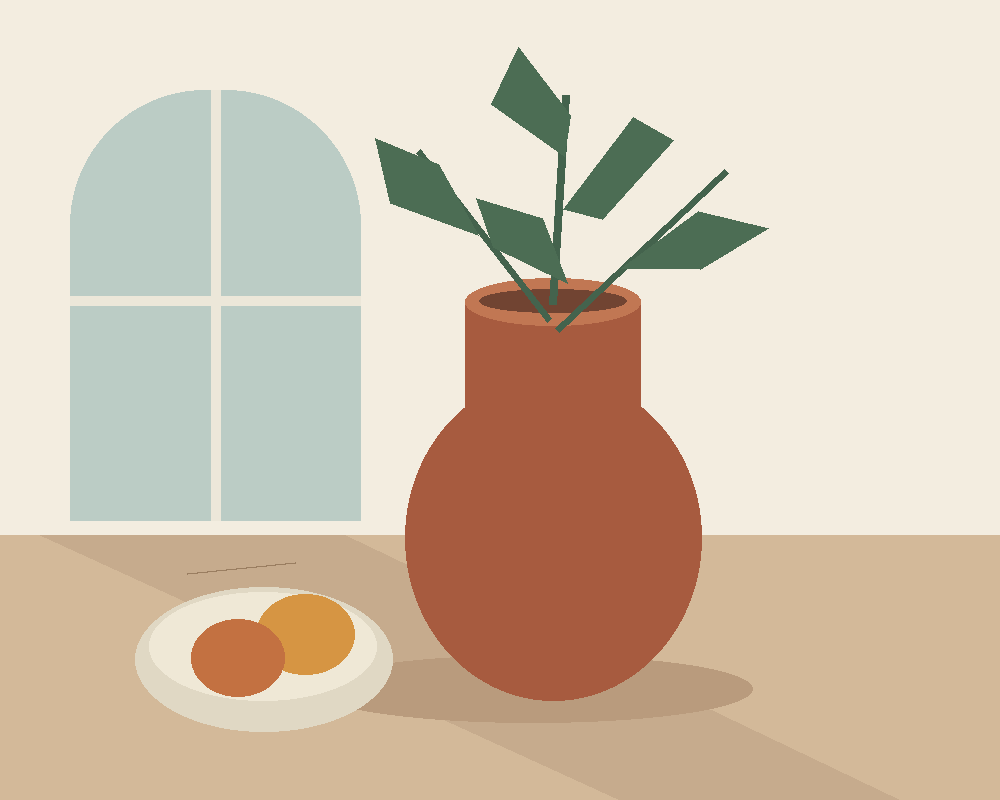
#> input picture assets/still-life.png, 1000 x 800 px
$ python -i lineart_core.py   (imports and definitions only)
#> lines starting #> are read from the running program, lines starting #| are printed output that depends on the picture; after the words box and inside, x2 and y2 are one past the last pixel; in counts of white or black regions, pixels touching at a corner belong together
#> further down, picture is the input picture: PIL image 1000x800 RGB; mean R, G, B 211.3, 195.6, 175.9
"""Deterministic photo-style processing used by the web app."""

from __future__ import annotations

from dataclasses import dataclass
import math
from numbers import Real

import cv2
import numpy as np
from PIL import Image, ImageOps

MAX_INPUT_PIXELS = 12_000_000
MAX_INPUT_SIDE = 16_000
MAX_OUTPUT_SIDE = 1600


def validate_size(size: tuple[int, int]) -> None:
    width, height = size
    if min(width, height) <= 0 or max(width, height) > MAX_INPUT_SIDE or width * height > MAX_INPUT_PIXELS:
        raise ValueError("图片超过限制：最长边16000像素、总像素1200万")


def _unit_parameter(name: str, value: float) -> float:
    if isinstance(value, bool) or not isinstance(value, Real) or not 0 <= value <= 1 or not math.isfinite(value):
        raise ValueError(f"{name}必须是0到1之间的有限数值")
    return float(value)


STYLE_DESCRIPTIONS = {
    "极简保真": "保留原图颜色、构图和主体细节，只做克制的质感增强",
    "简约线条": "减少背景纹理和杂点，保留主体轮廓",
    "铅笔素描": "柔和的灰度笔触和纸面质感",
    "黑白线稿": "清晰、对比明确的黑白轮廓",
    "漫画轮廓": "更粗、更醒目的漫画式边缘",
    "编辑感抽象": "大色块、克制色彩和轻微轮廓叠加",
    "复古胶片": "暖色调、轻颗粒和暗角效果",
    "高对比海报": "适合封面和海报的强对比图形",
}

STYLE_NAMES = tuple(STYLE_DESCRIPTIONS)


@dataclass(frozen=True)
class ProcessingReport:
    style: str
    intensity: float
    detail: float
    original_size: tuple[int, int]
    output_size: tuple[int, int]

    # [10 lines left out: function to_markdown, not called in this run]


def _resize_for_processing(image: Image.Image, max_side: int = 1600) -> Image.Image:
    # Check the header before load/convert; also protect direct Python/Skill callers.
#> called with max_side = 1600
    validate_size(image.size)
    image = ImageOps.exif_transpose(image)
    if image.mode in ("RGBA", "LA") or "transparency" in image.info:
        rgba = image.convert("RGBA")
        image = Image.alpha_composite(Image.new("RGBA", rgba.size, "white"), rgba).convert("RGB")
    else:
        image = image.convert("RGB")
    width, height = image.size
#> width = 1000; height = 800
    scale = min(1.0, max_side / max(width, height))
#> scale = 1
    if scale == 1.0:
        return image
    return image.resize(
        (max(1, int(width * scale)), max(1, int(height * scale))),
        Image.Resampling.LANCZOS,
    )


# [7 lines left out: function prepare_image, not called in this run]


def _rgb_array(image: Image.Image) -> np.ndarray:
    return np.asarray(image.convert("RGB"))


def _to_gray(rgb: np.ndarray) -> np.ndarray:
    return cv2.cvtColor(rgb, cv2.COLOR_RGB2GRAY)
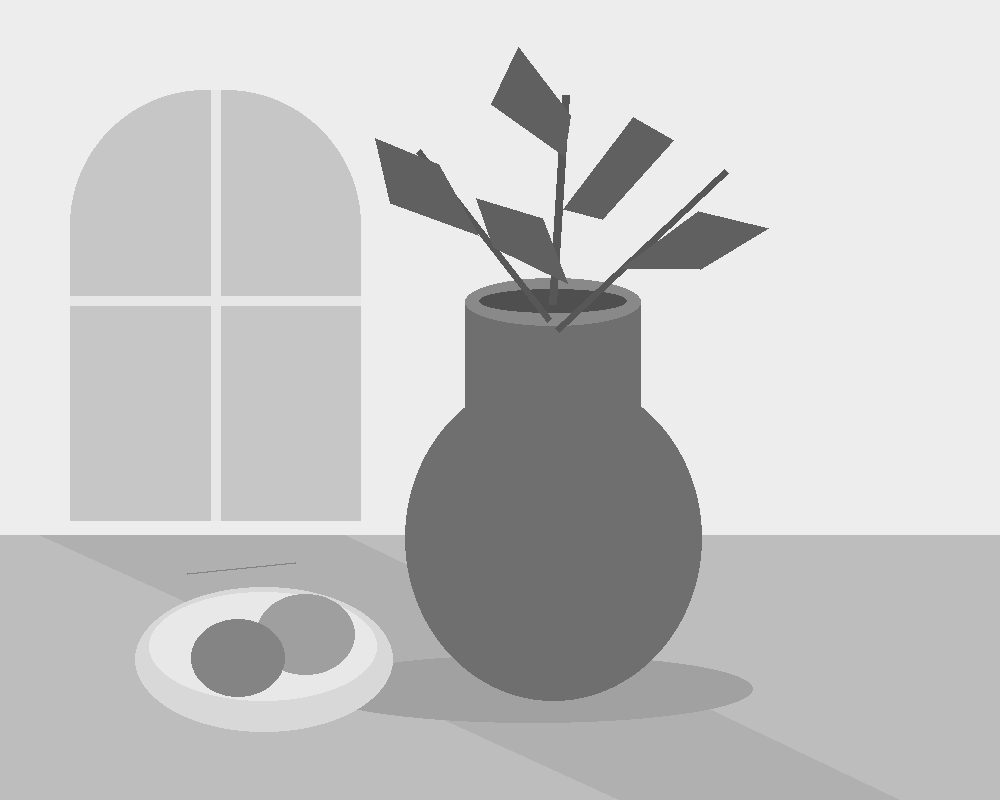
#> returned value: shape (800, 1000); min 79, max 237, mean 197.9


# [29 lines left out: functions _pencil_sketch, _clean_lineart, _comic_outline, not called in this run]


def _minimal_lineart(gray: np.ndarray, intensity: float, detail: float) -> np.ndarray:
    """Produce sparse, clean outlines with reduced texture noise."""
#> called with intensity = 0.65, detail = 0.6
    smooth = cv2.bilateralFilter(gray, 11, 85, 85)
    low = 65 + int((1 - detail) * 65)
    high = 165 + int((1 - detail) * 55)
    edges = cv2.Canny(smooth, low, high)
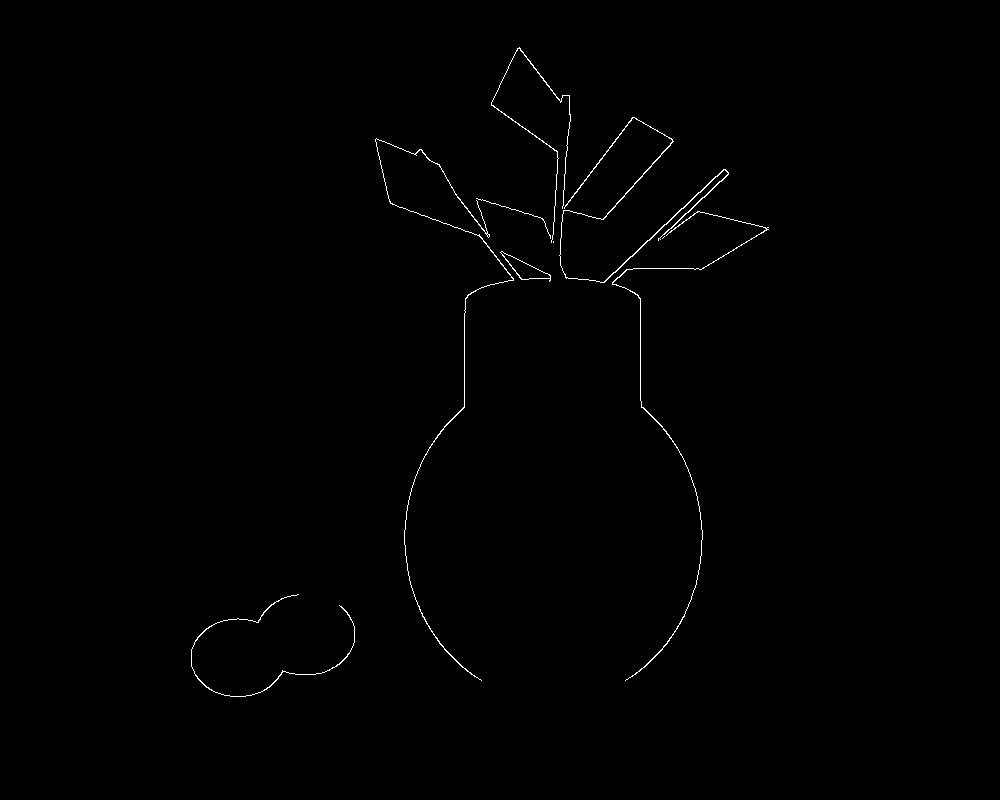
#> edges: shape (800, 1000); 0.47% white in thin lines or dots, all inside (x1, y1, x2, y2) = (191, 47, 769, 697)
    # A 2x2 opening erases one-pixel Canny edges. Remove only tiny components.
    count, labels, stats, _ = cv2.connectedComponentsWithStats(edges, connectivity=8)
#> labels: shape (800, 1000) int32; 10 distinct labels, from 0 to 9
#> count = 10; stats = [[0, 0, 1000, 800, 796250], [491, 47, 80, 196, 463], [559, 117, 170, 166, 856], [375, 138, 139, 543, 965], [476, 198, 75, 41, 89], [612, 211, 157, 470, 805], [662, 236, 3, 3, 3], [553, 241, 1, 2, 2], [500, 251, 51, 31, 129], [191, 594, 164, 103, 438]]
    keep = np.zeros(count, dtype=np.uint8)
#> keep = [0, 0, 0, 0, 0, 0, 0, 0, 0, 0]
    keep[1:] = (stats[1:, cv2.CC_STAT_AREA] >= max(3, int(14 - detail * 10))) * 255
    edges = keep[labels]
    if intensity > 0.45:
        edges = cv2.dilate(edges, np.ones((2, 2), np.uint8), iterations=1)
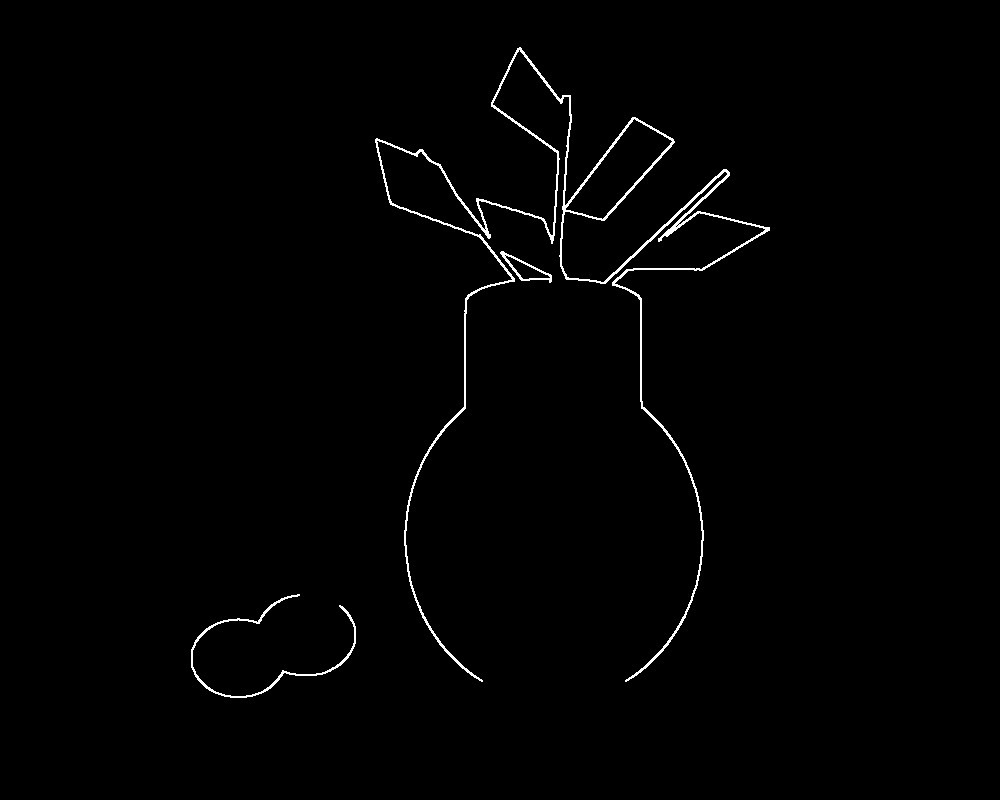
#> edges: shape (800, 1000); 1% white in thin lines or dots, all inside (x1, y1, x2, y2) = (191, 47, 770, 698)
    return 255 - edges


# [67 lines left out: functions _quantize, _minimal_fidelity, _editorial_abstract, _retro_film, _poster, not called in this run]


def process_image(
    image: Image.Image,
    style: str = "简约线条",
    intensity: float = 0.65,
    detail: float = 0.60,
    max_side: int = 1600,
) -> tuple[Image.Image, ProcessingReport]:
    """Convert a PIL image into one of the registered deterministic styles."""
    if image is None:
        raise ValueError("请先上传一张图片")
    if not isinstance(image, Image.Image):
        raise TypeError("image必须是Pillow图片")
    if style not in STYLE_NAMES:
        raise ValueError("未知风格")
    intensity = _unit_parameter("强度", intensity)
    detail = _unit_parameter("细节", detail)
    if isinstance(max_side, bool) or not isinstance(max_side, int) or not 1 <= max_side <= MAX_OUTPUT_SIDE:
        raise ValueError(f"max_side必须是1到{MAX_OUTPUT_SIDE}之间的整数")
    prepared = _resize_for_processing(image, max_side=max_side)
    rgb = _rgb_array(prepared)
    gray = _to_gray(rgb)

    if style == "极简保真":
        output = _minimal_fidelity(rgb, intensity, detail)
    elif style == "简约线条":
        output = _minimal_lineart(gray, intensity, detail)
        output = cv2.cvtColor(output, cv2.COLOR_GRAY2RGB)
    elif style == "铅笔素描":
        output = cv2.cvtColor(_pencil_sketch(gray, intensity, detail), cv2.COLOR_GRAY2RGB)
    elif style == "黑白线稿":
        output = cv2.cvtColor(_clean_lineart(gray, intensity, detail), cv2.COLOR_GRAY2RGB)
    elif style == "漫画轮廓":
        output = cv2.cvtColor(_comic_outline(gray, intensity, detail), cv2.COLOR_GRAY2RGB)
    elif style == "编辑感抽象":
        output = _editorial_abstract(rgb, intensity, detail)
    elif style == "复古胶片":
        output = _retro_film(rgb, intensity, detail)
    elif style == "高对比海报":
        output = _poster(rgb, intensity, detail)
    else:
        raise ValueError(f"未知风格：{style}")

    result = Image.fromarray(output).convert("RGB")
    report = ProcessingReport(
        style=style,
        intensity=intensity,
        detail=detail,
        original_size=image.size,
        output_size=result.size,
    )
    return result, report

>>> from PIL import Image
>>> picture = Image.open('assets/still-life.png')
>>> result = process_image(picture)
